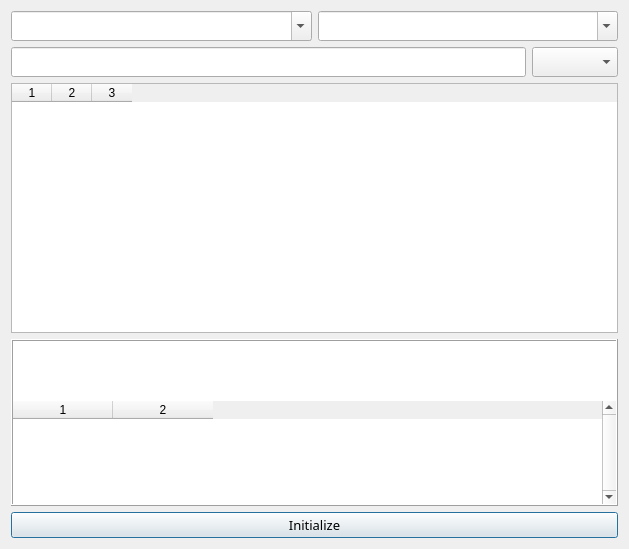
<?xml version="1.0" encoding="UTF-8"?>
<ui version="4.0">
 <class>Dialog</class>
 <widget class="QDialog" name="Dialog">
  <property name="enabled">
   <bool>true</bool>
  </property>
  <property name="geometry">
   <rect>
    <x>0</x>
    <y>0</y>
    <width>629</width>
    <height>549</height>
   </rect>
  </property>
  <property name="windowTitle">
   <string>UniversityRankings</string>
  </property>
  <layout class="QVBoxLayout" name="verticalLayout_4">
   <item>
    <layout class="QVBoxLayout" name="verticalLayout">
     <item>
      <layout class="QHBoxLayout" name="horizontalLayout_8">
       <item>
        <widget class="QComboBox" name="countryComboBox">
         <property name="minimumSize">
          <size>
           <width>100</width>
           <height>0</height>
          </size>
         </property>
         <property name="font">
          <font>
           <family>맑은 고딕</family>
           <pointsize>11</pointsize>
          </font>
         </property>
         <property name="editable">
          <bool>true</bool>
         </property>
         <property name="currentText">
          <string/>
         </property>
         <property name="currentIndex">
          <number>-1</number>
         </property>
         <property name="insertPolicy">
          <enum>QComboBox::NoInsert</enum>
         </property>
         <property name="sizeAdjustPolicy">
          <enum>QComboBox::AdjustToMinimumContentsLength</enum>
         </property>
         <property name="duplicatesEnabled">
          <bool>false</bool>
         </property>
         <property name="frame">
          <bool>true</bool>
         </property>
        </widget>
       </item>
       <item>
        <widget class="QComboBox" name="subjectComboBox">
         <property name="minimumSize">
          <size>
           <width>100</width>
           <height>0</height>
          </size>
         </property>
         <property name="font">
          <font>
           <family>맑은 고딕</family>
           <pointsize>11</pointsize>
          </font>
         </property>
         <property name="editable">
          <bool>true</bool>
         </property>
         <property name="currentText">
          <string/>
         </property>
         <property name="currentIndex">
          <number>-1</number>
         </property>
         <property name="insertPolicy">
          <enum>QComboBox::NoInsert</enum>
         </property>
         <property name="sizeAdjustPolicy">
          <enum>QComboBox::AdjustToMinimumContentsLength</enum>
         </property>
         <property name="duplicatesEnabled">
          <bool>false</bool>
         </property>
         <property name="frame">
          <bool>true</bool>
         </property>
        </widget>
       </item>
      </layout>
     </item>
     <item>
      <layout class="QHBoxLayout" name="horizontalLayout">
       <item>
        <widget class="QLineEdit" name="lineEdit">
         <property name="font">
          <font>
           <family>맑은 고딕</family>
           <pointsize>11</pointsize>
          </font>
         </property>
         <property name="autoFillBackground">
          <bool>false</bool>
         </property>
         <property name="placeholderText">
          <string extracomment="University Search"/>
         </property>
         <property name="clearButtonEnabled">
          <bool>false</bool>
         </property>
        </widget>
       </item>
       <item>
        <widget class="QComboBox" name="displayLengthComboBox">
         <property name="font">
          <font>
           <family>맑은 고딕</family>
           <pointsize>11</pointsize>
          </font>
         </property>
        </widget>
       </item>
      </layout>
     </item>
    </layout>
   </item>
   <item>
    <widget class="QTableWidget" name="tableWidget">
     <property name="enabled">
      <bool>true</bool>
     </property>
     <property name="sizePolicy">
      <sizepolicy hsizetype="Preferred" vsizetype="Preferred">
       <horstretch>0</horstretch>
       <verstretch>0</verstretch>
      </sizepolicy>
     </property>
     <property name="minimumSize">
      <size>
       <width>0</width>
       <height>250</height>
      </size>
     </property>
     <property name="baseSize">
      <size>
       <width>0</width>
       <height>0</height>
      </size>
     </property>
     <property name="editTriggers">
      <set>QAbstractItemView::NoEditTriggers</set>
     </property>
     <property name="showGrid">
      <bool>true</bool>
     </property>
     <property name="sortingEnabled">
      <bool>false</bool>
     </property>
     <property name="columnCount">
      <number>3</number>
     </property>
     <attribute name="horizontalHeaderCascadingSectionResizes">
      <bool>true</bool>
     </attribute>
     <attribute name="horizontalHeaderDefaultSectionSize">
      <number>40</number>
     </attribute>
     <attribute name="horizontalHeaderShowSortIndicator" stdset="0">
      <bool>false</bool>
     </attribute>
     <attribute name="verticalHeaderVisible">
      <bool>false</bool>
     </attribute>
     <attribute name="verticalHeaderDefaultSectionSize">
      <number>30</number>
     </attribute>
     <attribute name="verticalHeaderMinimumSectionSize">
      <number>50</number>
     </attribute>
     <column/>
     <column/>
     <column/>
    </widget>
   </item>
   <item>
    <widget class="QFrame" name="frame">
     <property name="frameShape">
      <enum>QFrame::Box</enum>
     </property>
     <property name="frameShadow">
      <enum>QFrame::Raised</enum>
     </property>
     <layout class="QVBoxLayout" name="verticalLayout_2">
      <property name="spacing">
       <number>0</number>
      </property>
      <property name="leftMargin">
       <number>0</number>
      </property>
      <property name="topMargin">
       <number>0</number>
      </property>
      <property name="rightMargin">
       <number>0</number>
      </property>
      <property name="bottomMargin">
       <number>0</number>
      </property>
      <item>
       <layout class="QVBoxLayout" name="verticalLayout_3">
        <property name="spacing">
         <number>0</number>
        </property>
        <item>
         <widget class="QTextBrowser" name="textBrowser">
          <property name="maximumSize">
           <size>
            <width>16777215</width>
            <height>60</height>
           </size>
          </property>
          <property name="baseSize">
           <size>
            <width>0</width>
            <height>0</height>
           </size>
          </property>
          <property name="font">
           <font>
            <family>맑은 고딕</family>
            <pointsize>11</pointsize>
           </font>
          </property>
          <property name="frameShape">
           <enum>QFrame::NoFrame</enum>
          </property>
          <property name="verticalScrollBarPolicy">
           <enum>Qt::ScrollBarAlwaysOff</enum>
          </property>
          <property name="horizontalScrollBarPolicy">
           <enum>Qt::ScrollBarAlwaysOff</enum>
          </property>
         </widget>
        </item>
        <item>
         <widget class="QTableWidget" name="detailTableWidget">
          <property name="enabled">
           <bool>true</bool>
          </property>
          <property name="frameShape">
           <enum>QFrame::NoFrame</enum>
          </property>
          <property name="verticalScrollBarPolicy">
           <enum>Qt::ScrollBarAlwaysOn</enum>
          </property>
          <property name="horizontalScrollBarPolicy">
           <enum>Qt::ScrollBarAlwaysOff</enum>
          </property>
          <property name="editTriggers">
           <set>QAbstractItemView::NoEditTriggers</set>
          </property>
          <property name="sortingEnabled">
           <bool>true</bool>
          </property>
          <attribute name="horizontalHeaderMinimumSectionSize">
           <number>38</number>
          </attribute>
          <attribute name="verticalHeaderVisible">
           <bool>false</bool>
          </attribute>
          <column>
           <property name="text">
            <string>1</string>
           </property>
          </column>
          <column>
           <property name="text">
            <string>2</string>
           </property>
          </column>
         </widget>
        </item>
       </layout>
      </item>
     </layout>
    </widget>
   </item>
   <item>
    <widget class="QPushButton" name="initPushButton">
     <property name="font">
      <font>
       <family>맑은 고딕</family>
       <pointsize>10</pointsize>
      </font>
     </property>
     <property name="text">
      <string>Initialize</string>
     </property>
    </widget>
   </item>
  </layout>
 </widget>
 <resources/>
 <connections>
  <connection>
   <sender>initPushButton</sender>
   <signal>clicked()</signal>
   <receiver>Dialog</receiver>
   <slot>slot_1st()</slot>
   <hints>
    <hint type="sourcelabel">
     <x>83</x>
     <y>539</y>
    </hint>
    <hint type="destinationlabel">
     <x>76</x>
     <y>466</y>
    </hint>
   </hints>
  </connection>
 </connections>
 <slots>
  <slot>slot_1st()</slot>
  <slot>slot_2nd()</slot>
  <slot>slot_3rd()</slot>
 </slots>
</ui>
